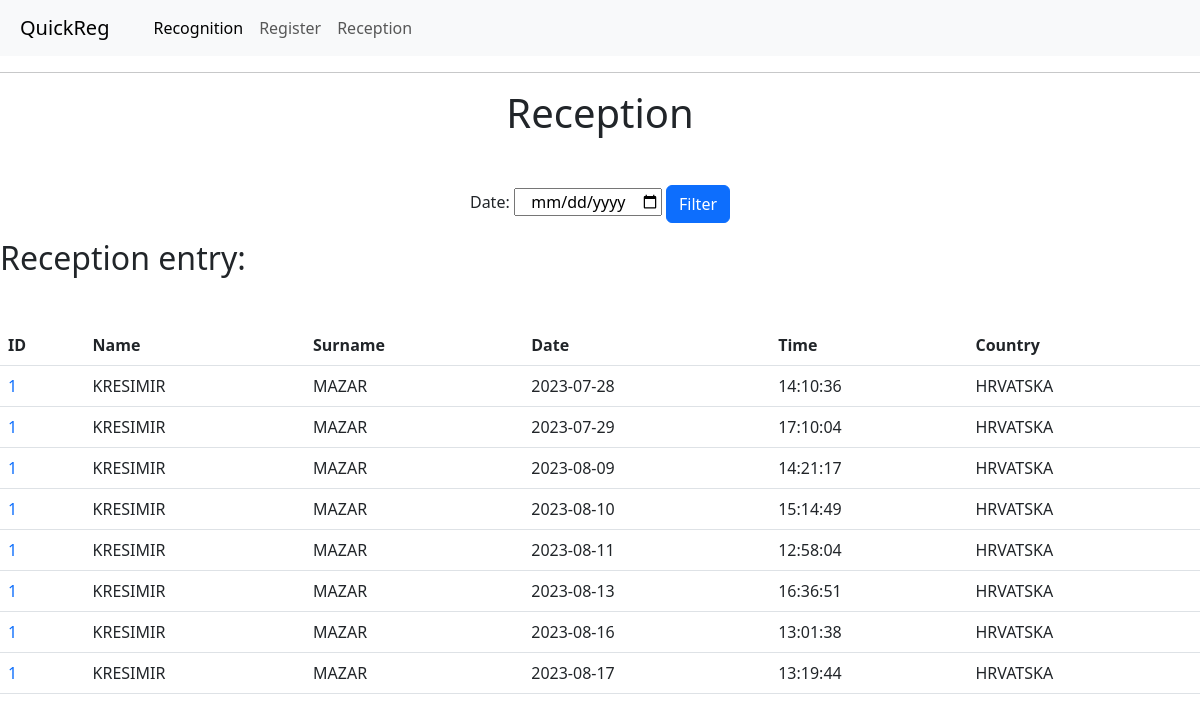
Page /reception on the earlier database version.
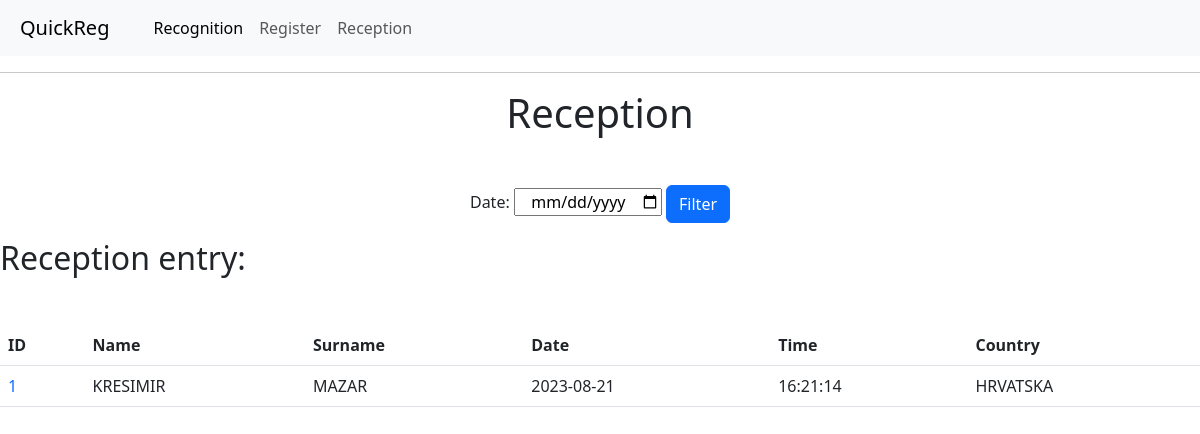
Same page on the later database version.
### app/models.py (models this page shows, shortened)
class Reception(db.Model):
    id = db.Column(db.Integer, primary_key=True)
    user_id = db.Column(db.Integer, db.ForeignKey('user.id'), nullable=False)
    entry_date = db.Column(db.Date, nullable=False)
    entry_time = db.Column(db.Time, nullable=False)
    user = db.relationship('User', backref='receptions')

class User(UserMixin, db.Model):
    id = db.Column(db.Integer, primary_key=True)
    name = db.Column(db.String(128))
    surname = db.Column(db.String(128))
    picture = db.Column(db.LargeBinary)
    sex = db.Column(db.String(10), nullable=True)
    country = db.Column(db.String(100), nullable=True)
    citizenship = db.Column(db.String(100), nullable=True)
    date_of_birth = db.Column(db.Date)
    date_of_registration = db.Column(db.Date)
    identity_card_number = db.Column(db.String(50))
    date_of_expiry = db.Column(db.Date)
    residence = db.Column(db.String(200))
    issued_by = db.Column(db.String(200))
    oib = db.Column(db.String(20))
    front_document = db.Column(db.LargeBinary)
    back_document = db.Column(db.LargeBinary)

### app/routes.py (the view)
@app.route('/reception', methods=['GET'])
def reception():
    selected_date_str = request.args.get('date')
    if selected_date_str:
        selected_date = datetime.strptime(selected_date_str, '%Y-%m-%d').date()
        entries = Reception.query.filter(Reception.entry_date == selected_date).options(joinedload(Reception.user)).all()
    else:
        entries = Reception.query.all()
    today_date = datetime.now().strftime('%d-%m-%Y')
    return render_template('reception.html', entries=entries, today_date=today_date)

### app/templates/reception.html (shortened to what this page needs)
{% extends "base.html" %}
{% block content %}
    <h1 class="text-center mb-5">Reception</h1>
    <div class="mb-3 text-center">
        <label for="entry_date" class="form-label text-center">Date:</label>
        <input type="date" id="entry_date" class="text-center" name="entry_date" value="{{ today_date }}" class="form-control date-input">
        <a href="#" id="filter-btn" class="btn btn-primary">Filter</a>
    </div>
    {% if entries %}
        <h2 class=" mb-5">Reception entry:</h2>
        <table class="table">
            <thead>
                <tr>
                    <th>ID</th>
                    <th>Name</th>
                    <th>Surname</th>
                    <th>Date</th>
                    <th>Time</th>
                    <th>Country</th>
                </tr>
            </thead>
            <tbody id="table-body">
                {% for entry in entries %}
                <tr>
                    <td><a href="{{ url_for('profile', user_id=entry.user.id) }}" style="text-decoration: none;">{{ entry.user.id }}</a></td>
                    <td>{{ entry.user.name }}</td>
                    <td>{{ entry.user.surname }}</td>
                    <td>{{ entry.entry_date.strftime('%Y-%m-%d') }}</td>
                    <td>{{ entry.entry_time.strftime('%H:%M:%S') }}</td>
                    <td>{{ entry.user.country}}</td>
                </tr>
                {% endfor %}
            </tbody>
        </table>
    {% endif %}
{% endblock %}

### app/templates/base.html (shortened to what this page needs)
<!DOCTYPE html>
<html>
<head>
    <link rel="stylesheet" href="{{ url_for('static', filename='css/base.css') }}">
    <link href="https://cdn.jsdelivr.net/npm/bootstrap@5.3.0/dist/css/bootstrap.min.css" rel="stylesheet">
</head>
<body>
    <nav class="navbar navbar-expand-lg navbar-light bg-light">
        <a class="navbar-brand" href="{{ url_for('welcome') }}">QuickReg</a>
        <div class="collapse navbar-collapse" id="navbarNavAltMarkup">
          <div class="navbar-nav">
            <a class="nav-item nav-link active" href="{{ url_for('recognition') }}">Recognition</a>
            <a class="nav-item nav-link" href="{{ url_for('register') }}">Register</a>
            <a class="nav-item nav-link" href="{{ url_for('reception') }}">Reception</a>
          </div>
        </div>
      </nav>
    <hr>
    {% block content %}{% endblock %}
</body>
</html>

### app/static/css/base.css (style rules this page uses)
@media (min-width: 768px) { nav { padding: 10px; } }
@media (min-width: 768px) { nav a { padding: 10px 20px; } }

Differences in the rows shown:
removed Reception: user.id "1", user.name "KRESIMIR", user.surname "MAZAR", entry_date "2023-07-29", entry_time "17:10:04", user.country "HRVATSKA"
removed Reception: user.id "1", user.name "KRESIMIR", user.surname "MAZAR", entry_date "2023-08-09", entry_time "14:21:17", user.country "HRVATSKA"
removed Reception: user.id "1", user.name "KRESIMIR", user.surname "MAZAR", entry_date "2023-08-10", entry_time "15:14:49", user.country "HRVATSKA"
removed Reception: user.id "1", user.name "KRESIMIR", user.surname "MAZAR", entry_date "2023-08-11", entry_time "12:58:04", user.country "HRVATSKA"
removed Reception: user.id "1", user.name "KRESIMIR", user.surname "MAZAR", entry_date "2023-08-13", entry_time "16:36:51", user.country "HRVATSKA"
removed Reception: user.id "1", user.name "KRESIMIR", user.surname "MAZAR", entry_date "2023-08-16", entry_time "13:01:38", user.country "HRVATSKA"
removed Reception: user.id "1", user.name "KRESIMIR", user.surname "MAZAR", entry_date "2023-08-17", entry_time "13:19:44", user.country "HRVATSKA"
changed Reception "KRESIMIR": entry_date "2023-07-28" → "2023-08-21"; entry_time "14:10:36" → "16:21:14"
